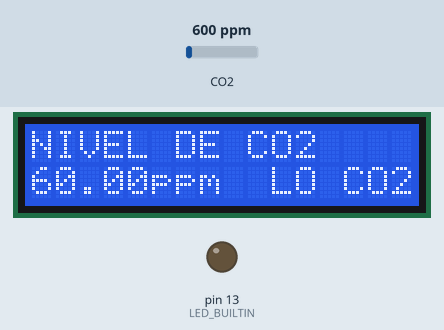
The sketch below on a simulated Arduino Uno, built with avr-gcc and run on an emulated ATmega328P. On the bench: 16×2 character LCD, output pins drawn as LEDs (lit = HIGH). The inputs (shaded band) are chosen by the test bench; at power-on: CO2 600 ppm. What the sketch prints to the serial monitor is not drawn.

Above: at 1.2 s.
1.3 s: CO2 set to 452 ppm
At 2.0 s:
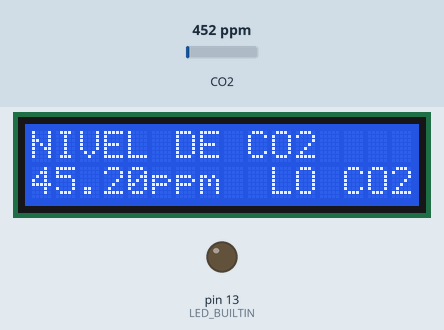
2.9 s: CO2 set to 1050 ppm
At 3.7 s:
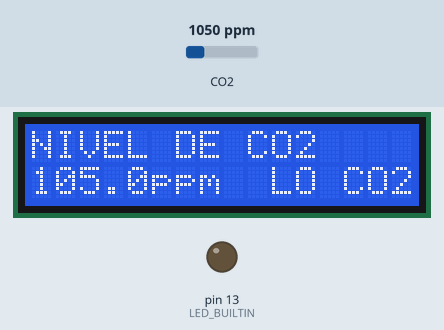
4.5 s: CO2 set to 1700 ppm
At 5.5 s:
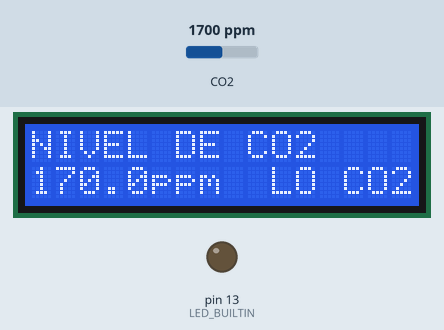
Timing chart, 0 to 7.5 s (numbered marks = the images above; inputs shaded):
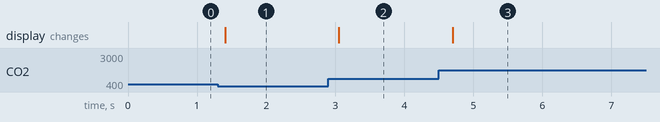

Measured:
- after the input at 1.3 s, the display: changes after 0.11 s (image 1)
- after the input at 2.9 s, the display: changes after 0.15 s (image 2)
- after the input at 4.5 s, the display: changes after 0.20 s (image 3)

The sketch:

detector.ino
```cpp
#include <LiquidCrystal_I2C.h>
#include <MQ135.h>
#include <Wire.h>
// C++ code
//

#define LCDRS 12
#define LCDE 11

#define LCDDB0 7
#define LCDDB1 6
#define LCDDB2 5
#define LCDDB3 4
#define LCDDB4 3

#define CO2sensor A0

LiquidCrystal_I2C lcd(0x27, 2, 1, 0, 4, 5, 6, 7, 3, POSITIVE);
MQ135 gasSensor = MQ135(CO2sensor);

void setup()
{
  pinMode(LED_BUILTIN, OUTPUT);

  lcd.begin(16, 2);

  Serial.begin(9600);

}

void loop()
{
  /*digitalWrite(LED_BUILTIN, HIGH);
  delay(1000); // Wait for 1000 millisecond(s)
  digitalWrite(LED_BUILTIN, LOW);
  delay(1000); // Wait for 1000 millisecond(s)*/

  float ppm = gasSensor.getPPM();
  float resultShow = ppm/10;

  Serial.println(resultShow);

  lcd.setCursor(00,00);
  lcd.print("NIVEL DE CO2");
  lcd.setCursor(00,01);
  lcd.print(resultShow);
  lcd.setCursor(05, 01);
  lcd.print("ppm");

  if(resultShow <= 800){

    lcd.setCursor(10, 01);
    lcd.print("LO CO2");

  }

  else if(resultShow > 800 && resultShow < 1200){

    lcd.setCursor(10, 01);
    lcd.print("MD CO2");

  }

  else if(resultShow >= 1200){

    lcd.setCursor(10, 01);
    lcd.print("HI CO2");

  }

  delay(300);
}
```
